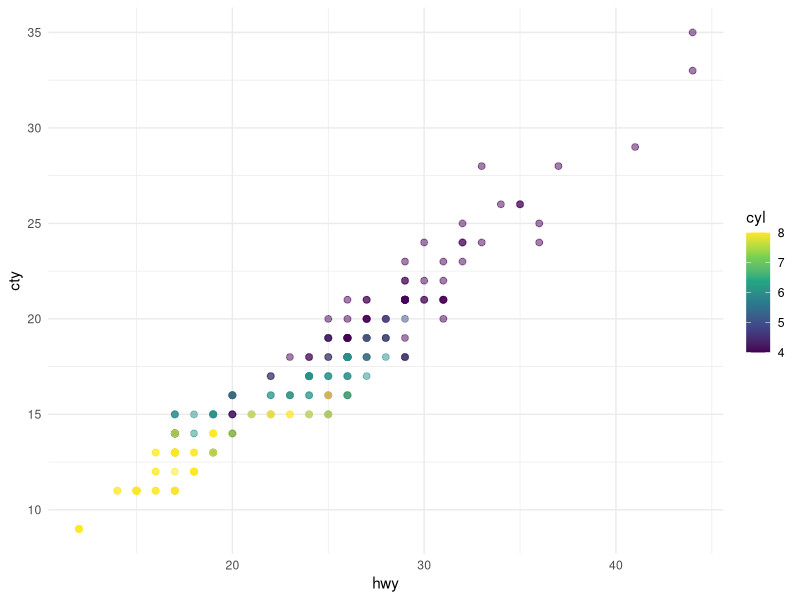

This figure's R source:
## ---- chunk 1
#| echo: true
x = 1 + 1
## ---- chunk 2
#| label: fig-scatterplot
#| fig-cap: "City and highway mileage for 38 popular models of cars."
#| echo: true
library(ggplot2)

ggplot(mpg, aes(x = hwy, y = cty, color = cyl)) +
  geom_point(alpha = 0.5, size = 2) +
  scale_color_viridis_c() +
  theme_minimal()
